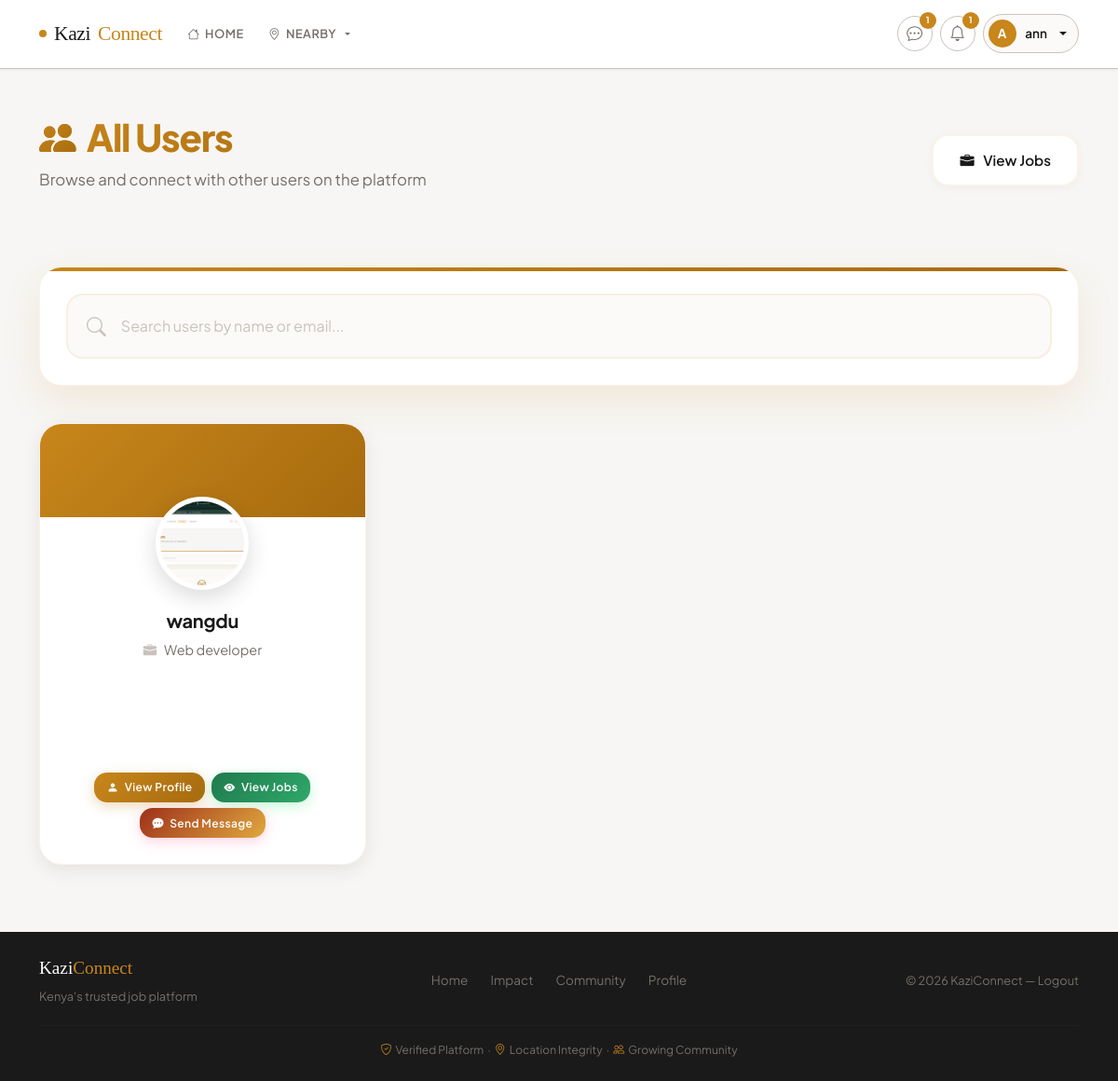
Page /users/all (signed in) on the committed database.
### app.py (models this page shows, shortened)
class User(UserMixin, db.Model):
    __tablename__ = 'user'
    id = db.Column(db.Integer, primary_key=True)
    username = db.Column(db.String(80), unique=True, nullable=True, index=True)
    email = db.Column(db.String(120), unique=True, nullable=False, index=True)
    password_hash = db.Column(db.String(255), nullable=False)
    role = db.Column(db.String(20), nullable=False, default='worker', index=True)  # 'worker' or 'recruiter'
    phone_number = db.Column(db.String(30))
    national_id = db.Column(db.String(50))
    certificate_of_good_conduct = db.Column(db.String(255))
    profile_picture = db.Column(db.String(255))
    location = db.Column(db.String(100))
    latitude = db.Column(db.Float, nullable=True)
    longitude = db.Column(db.Float, nullable=True)
    work_type = db.Column(db.String(100))
    profile_completed = db.Column(db.Boolean, default=False)
    created_at = db.Column(db.DateTime, default=lambda: datetime.now(timezone.utc))
    real_ip = db.Column(db.String(45), nullable=True)  # IPv6 can be up to 45 chars
    real_latitude = db.Column(db.Float, nullable=True)
    real_longitude = db.Column(db.Float, nullable=True)
    real_city = db.Column(db.String(100), nullable=True)
    real_country = db.Column(db.String(100), nullable=True)
    real_region = db.Column(db.String(100), nullable=True)
    location_discrepancy = db.Column(db.Boolean, default=False)  # Flag if custom location differs from real
    location_verified_at = db.Column(db.DateTime, nullable=True)
    suspension_end_date = db.Column(db.DateTime, nullable=True)  # Track when suspension ends
    suspension_reason = db.Column(db.String(255), nullable=True)
    suspension_duration = db.Column(db.String(20), nullable=True)  # 'hour', 'day', 'week', 'month', 'year', 'custom'
    is_admin = db.Column(db.Boolean, default=False)
    suspended = db.Column(db.Boolean, default=False)
    burned = db.Column(db.Boolean, default=False)  # Permanently banned
    warnings_count = db.Column(db.Integer, default=0)
    jobs_posted = db.relationship('Job', backref='poster', lazy=True, cascade='all, delete-orphan')
    applications = db.relationship('JobApplication', backref='applicant', lazy=True, cascade='all, delete-orphan')
    notifications = db.relationship('Notification', backref='user', lazy=True, cascade='all, delete-orphan')
    sent_messages = db.relationship('Message', foreign_keys='Message.sender_id', backref='sender', lazy='dynamic', cascade='all, delete-orphan')
    received_messages = db.relationship('Message', foreign_keys='Message.recipient_id', backref='recipient', lazy='dynamic', cascade='all, delete-orphan')
    def is_recruiter(self):
        return self.role == 'recruiter'

class Job(db.Model):
    __tablename__ = 'job'
    id = db.Column(db.Integer, primary_key=True)
    job_ref = db.Column(db.String(12), unique=True, nullable=True, index=True)  # e.g. KZJ-A3F9X2
    title = db.Column(db.String(120), nullable=False)
    description = db.Column(db.Text, nullable=False)
    location = db.Column(db.String(120), nullable=False)
    latitude = db.Column(db.Float, nullable=True)
    longitude = db.Column(db.Float, nullable=True)
    requirements = db.Column(db.Text, nullable=False)
    poster_id = db.Column(db.Integer, db.ForeignKey('user.id'), nullable=False)
    status = db.Column(db.String(20), default='open')  # open, filled, in_progress, completed, cancelled
    pay_amount = db.Column(db.Float, nullable=True)
    pay_type = db.Column(db.String(20), default='fixed')  # fixed, per_hour, per_day
    slots_total = db.Column(db.Integer, default=1, nullable=False)
    slots_filled = db.Column(db.Integer, default=0, nullable=False)
    created_at = db.Column(db.DateTime, default=lambda: datetime.now(timezone.utc))
    updated_at = db.Column(db.DateTime, default=lambda: datetime.now(timezone.utc), onupdate=lambda: datetime.now(timezone.utc))
    started_at = db.Column(db.DateTime, nullable=True)
    completed_at = db.Column(db.DateTime, nullable=True)
    applications = db.relationship('JobApplication', backref='job', lazy=True, cascade='all, delete-orphan')
    media = db.relationship('JobMedia', backref='job', lazy=True, cascade='all, delete-orphan')

### app.py (the view)
@app.route('/users/all')
@login_required
def all_users():
    users = User.query.filter(
        User.id != current_user.id
    ).order_by(User.username.asc()).all()
    results = []
    for u in users:
        job = Job.query.filter_by(
            poster_id=u.id,
            status='open'
        ).order_by(Job.created_at.desc()).first()
        results.append({
            "id": u.id,
            "username": u.username or u.email,
            "profile_picture": u.profile_picture or None,
            "job_title": job.title if job else "Not posted yet",
            "job_id": job.id if job else None
        })
    return render_template('users_all.html', users=results)

### templates/users_all.html (shortened to what this page needs)
{% extends 'base.html' %}
{% block content %}
<div class="users-page-header">
  <div class="header-content">
    <div class="header-left">
      <h1>
        <i class="bi bi-people-fill"></i>
        All Users
      </h1>
      <p class="header-subtitle">Browse and connect with other users on the platform</p>
    </div>
    <div>
      <a href="{{ url_for('index') }}" class="btn-header-action">
        <i class="bi bi-briefcase-fill"></i>
        View Jobs
      </a>
    </div>
  </div>
</div>
<div class="search-card">
  <div class="search-wrapper">
    <i class="bi bi-search search-icon"></i>
    <input type="text"
           class="search-input"
           id="userSearch"
           placeholder="Search users by name or email...">
  </div>
</div>
<div class="users-grid" id="usersContainer">
  {% for user in users %}
  <div class="user-card-modern user-card" data-username="{{ user.username }}" data-job="{{ user.job_title }}">
    <div class="user-card-gradient"></div>
    <div class="user-card-body">
      <div class="card-avatar-wrapper">
        {% if user.profile_picture %}
          <img src="{{ url_for('uploaded_file', filename=user.profile_picture) }}"
               alt="{{ user.username }}"
               class="card-avatar">
        {% else %}
          <div class="card-avatar-placeholder">
            <i class="bi bi-person-fill"></i>
          </div>
        {% endif %}
      </div>
      <h3 class="user-name">{{ user.username }}</h3>
      <div class="user-job-title">
        <i class="bi bi-briefcase-fill"></i>
        <span>{{ user.job_title }}</span>
      </div>
      {% if user.job_id %}
        <div class="job-media-wrapper" data-job-id="{{ user.job_id }}" aria-hidden="true">
        </div>
      {% endif %}
      <div class="user-actions">
        <a href="{{ url_for('profile', user_id=user.id) }}"
           class="btn-user-action btn-user-primary">
          <i class="bi bi-person-fill"></i>
          View Profile
        </a>
        {% if user.job_id %}
          <a href="{{ url_for('index') }}"
             class="btn-user-action btn-user-success">
            <i class="bi bi-eye-fill"></i>
            View Jobs
          </a>
        {% endif %}
        <a href="{{ url_for('messages_conversation', other_id=user.id) }}"
           class="btn-user-action btn-user-warning">
          <i class="bi bi-chat-dots-fill"></i>
          Send Message
        </a>
      </div>
    </div>
  </div>
  {% endfor %}
</div>
{% endblock %}

### templates/base.html (shortened to what this page needs)
<!doctype html>
<html lang="en">
  <head>
    <link href="https://cdn.jsdelivr.net/npm/bootstrap@5.3.2/dist/css/bootstrap.min.css" rel="stylesheet">
    <link href="https://cdn.jsdelivr.net/npm/bootstrap-icons@1.11.3/font/bootstrap-icons.css" rel="stylesheet">
    <link rel="stylesheet" href="{{ url_for('static', filename='styles.css') }}">
  </head>
  <body class="d-flex flex-column min-vh-100">
    <nav class="navbar navbar-expand-lg">
      <div class="container">
        <a class="navbar-brand" href="{{ url_for('index') }}">
          <span class="brand-dot"></span>
          Kazi<span>Connect</span>
        </a>
        <div class="collapse navbar-collapse" id="navMain">
          <ul class="navbar-nav me-auto mb-2 mb-lg-0 gap-1">
            <li class="nav-item">
              <a class="nav-link {% if request.endpoint == 'index' %}active{% endif %}"
                 href="{{ url_for('index') }}">
                <i class="bi bi-house"></i> Home
              </a>
            </li>
            {% if current_user.is_authenticated %}
              <li class="nav-item dropdown">
                <a class="nav-link dropdown-toggle" href="#" role="button"
                   data-bs-toggle="dropdown" aria-expanded="false">
                  <i class="bi bi-geo-alt"></i> Nearby
                </a>
              </li>
            {% endif %}
          </ul>
          <ul class="navbar-nav mb-2 mb-lg-0 align-items-center gap-2">
            {% if current_user.is_authenticated %}
              <li class="nav-item">
                <a class="icon-btn" href="{{ url_for('messages_list') }}" title="Messages">
                  <i class="bi bi-chat-dots"></i>
                  <span id="messages-badge" class="nav-badge-kazi" style="display:none;"></span>
                </a>
              </li>
              <li class="nav-item dropdown">
                <a class="icon-btn" href="#" role="button" id="notifBellToggle"
                   data-bs-toggle="dropdown" aria-expanded="false" title="Notifications">
                  <i class="bi bi-bell"></i>
                  <span id="notifications-badge" class="nav-badge-kazi" style="display:none;"></span>
                </a>
              </li>
              <li class="nav-item dropdown">
                <a class="user-profile-pill dropdown-toggle" href="#" role="button"
                   data-bs-toggle="dropdown" aria-expanded="false">
                  {% if current_user.profile_picture %}
                    <img src="{{ url_for('uploaded_file', filename=current_user.profile_picture) }}"
                         alt="Profile" class="user-avatar">
                  {% else %}
                    <div class="user-avatar-placeholder">
                      {{ (current_user.username or current_user.email)[0].upper() }}
                    </div>
                  {% endif %}
                  <span class="d-none d-sm-inline">
                    {{ current_user.username or current_user.email.split('@')[0] }}
                  </span>
                </a>
              </li>
            {% endif %}
          </ul>
        </div>
      </div>
    </nav>
    <main class="container flex-grow-1 py-4">
      {% block content %}{% endblock %}
    </main>
    <footer class="mt-auto py-4">
      <div class="container">
        <div class="row align-items-center g-3">
          <div class="col-md-4">
            <div class="footer-brand">Kazi<span>Connect</span></div>
            <p class="mt-1 mb-0" style="font-size:.8rem; color:var(--stone);">
              Kenya's trusted job platform
            </p>
          </div>
          <div class="col-md-4 text-center">
            <div style="display:flex; justify-content:center; gap:1.5rem; font-size:.85rem;">
              <a href="{{ url_for('index') }}">Home</a>
              <a href="{{ url_for('program_impact') }}">Impact</a>
              {% if current_user.is_authenticated %}
                <a href="{{ url_for('all_users') }}">Community</a>
                <a href="{{ url_for('profile') }}">Profile</a>
              {% else %}
                <a href="{{ url_for('login') }}">Login</a>
                <a href="{{ url_for('register') }}">Register</a>
              {% endif %}
            </div>
          </div>
          <div class="col-md-4 text-md-end" style="font-size:.8rem; color:var(--stone);">
            &copy; {{ now().year }} KaziConnect &mdash;
            {% if current_user.is_authenticated %}
              <a href="{{ url_for('logout') }}">Logout</a>
            {% else %}
              All rights reserved
            {% endif %}
          </div>
        </div>
        <hr style="border-color:rgba(255,255,255,.1); margin:1.25rem 0 1rem;">
        <div class="text-center" style="font-size:.75rem; color:var(--stone);">
          <i class="bi bi-shield-check me-1" style="color:var(--clay);"></i>Verified Platform &nbsp;·&nbsp;
          <i class="bi bi-geo-alt me-1" style="color:var(--clay);"></i>Location Integrity &nbsp;·&nbsp;
          <i class="bi bi-people me-1" style="color:var(--clay);"></i>Growing Community
        </div>
      </div>
    </footer>
  </body>
</html>

### rows in the picture
User: username "A", username "ann"
User: profile_picture (picture), username "wangdu"
Job: job_title "Web developer"
